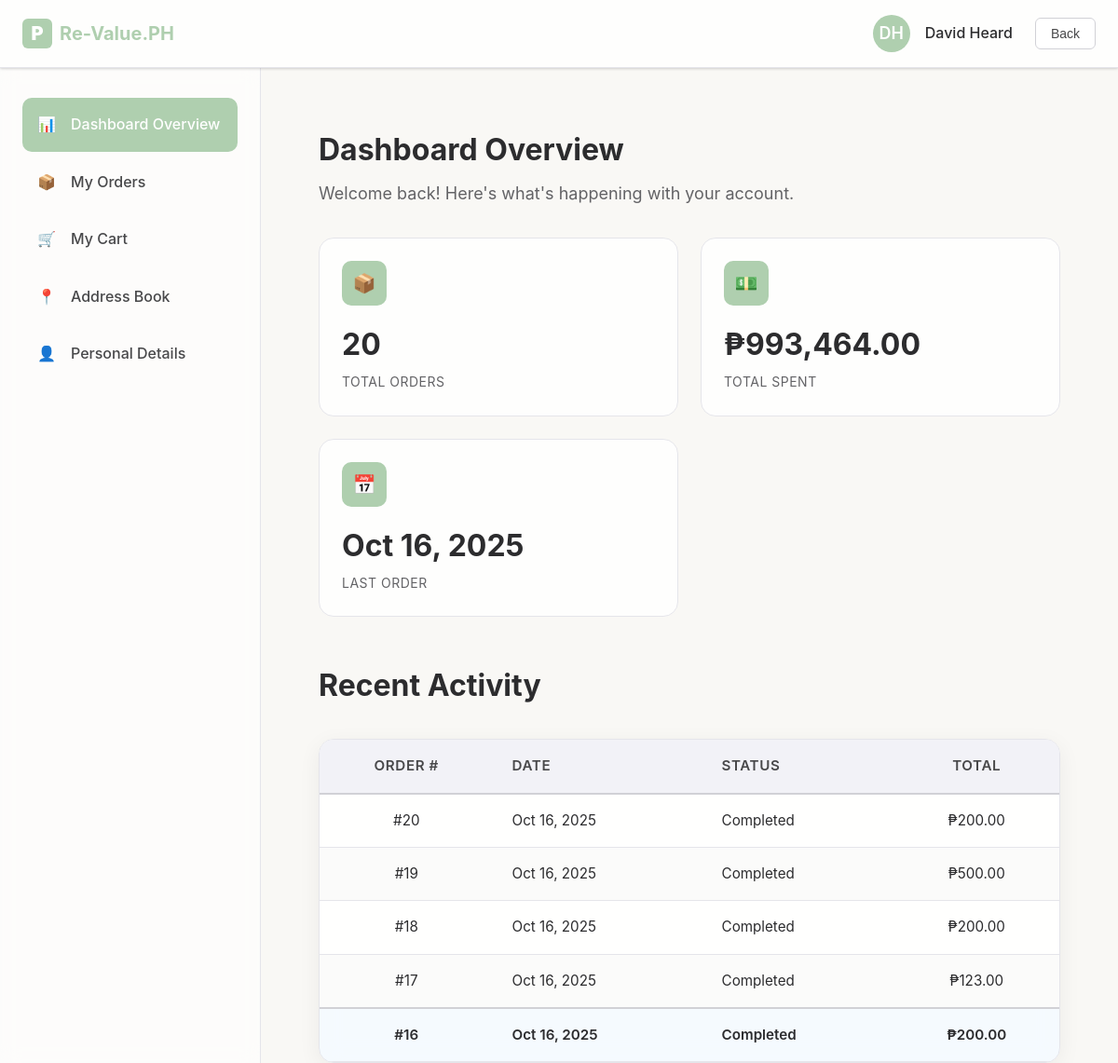
The page /userDashboard.php (signed in) on the database as committed earlier.
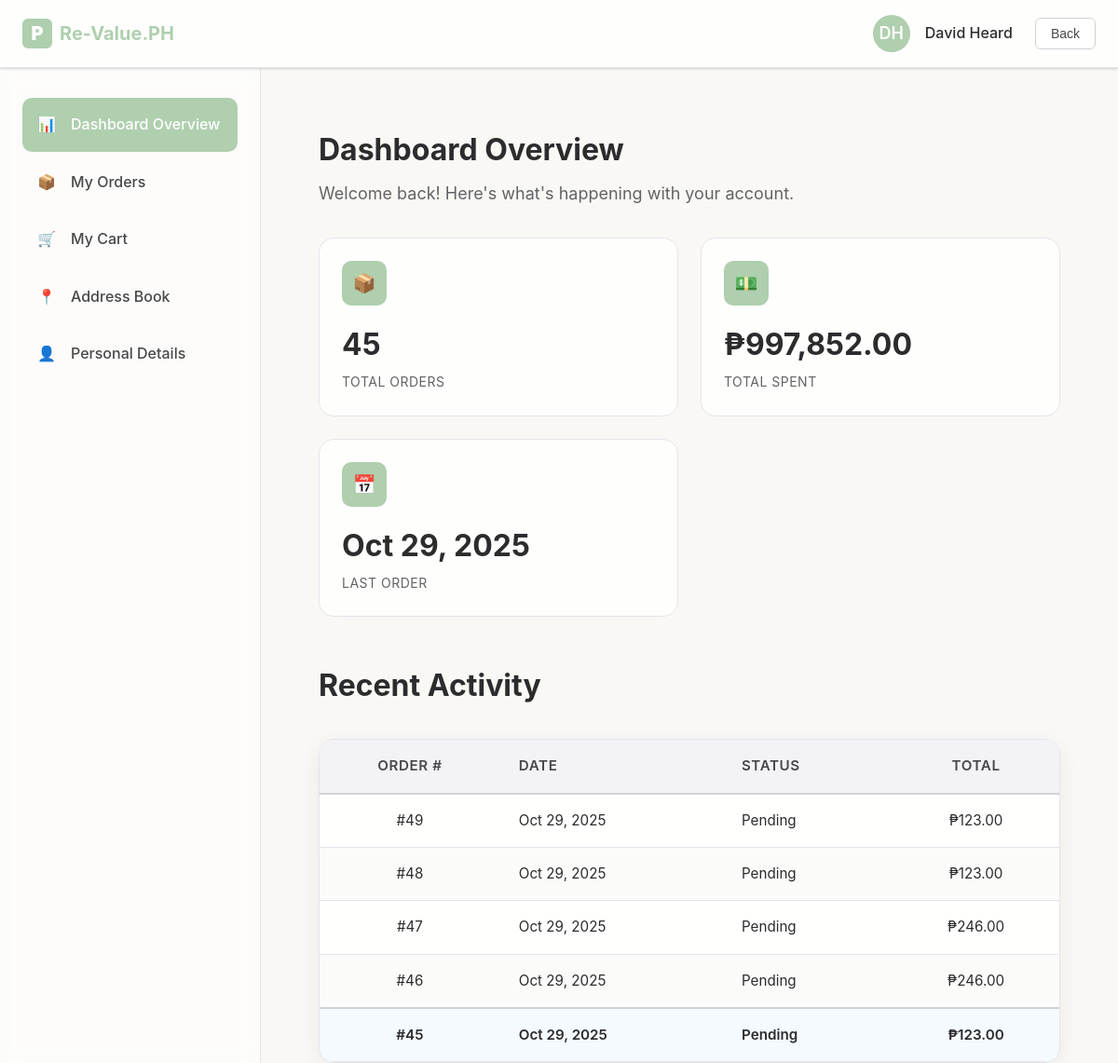
The same page on the database as committed later.
### tables this page shows
CREATE TABLE `orders` (
  `id` int(11) NOT NULL,
  `user_id` int(11) NOT NULL,
  `total_amount` decimal(10,2) NOT NULL,
  `order_date` timestamp NOT NULL DEFAULT current_timestamp(),
  `status` varchar(50) NOT NULL DEFAULT 'Pending',
  `payment_method` varchar(50) NOT NULL DEFAULT 'Cash on Delivery',
  `product_names` text NOT NULL,
  `product_images` text NOT NULL,
  `product_sizes` text NOT NULL,
  `shipping_address` varchar(255) NOT NULL
);

### userDashboard.php (the view, shortened to what this page needs)
<?php
include("db.php");
$user_id = $_SESSION['user_id'];
$stmt = $conn->prepare("SELECT COUNT(*) AS total_orders, SUM(total_amount) AS total_spent, MAX(order_date) AS last_order FROM orders WHERE user_id=?");
$stmt->bind_param("i", $user_id);
$stmt->execute();
$stats = $stmt->get_result()->fetch_assoc();
$totalOrders = $stats['total_orders'] ?? 0;
$totalSpent = $stats['total_spent'] ?? 0;
$lastOrder = $stats['last_order'] ?? "No orders yet";
$recentOrdersQuery = $conn->prepare("SELECT * FROM orders WHERE user_id=? ORDER BY order_date DESC LIMIT 5");
$recentOrdersQuery->bind_param("i", $user_id);
$recentOrdersQuery->execute();
$recentOrders = $recentOrdersQuery->get_result();
?>
<!DOCTYPE html>
<html lang="en">
  <head>
    <link rel="stylesheet" href="user.css" />
  </head>
  <body>
    <nav class="top-nav">
      <div class="nav-content">
        <div class="logo">
          <div class="logo-icon">P</div>
          <span class="sage">Re-Value.PH</span>
        </div>
        <div class="user-menu">
          <div class="user-info">
            <div class="user-avatar"><?php
        if (isset($_SESSION['full_name'])) {
            $parts = explode(" ", $_SESSION['full_name']);
            $initials = "";
            foreach ($parts as $p) {
                $initials .= strtoupper($p[0]);
            }
            echo $initials;
        } else {
            echo "G";
        }
      ?>
      </div>
    <span class="user-name">
      <?php echo isset($_SESSION['full_name']) ? htmlspecialchars($_SESSION['full_name']) : 'Guest'; ?>
    </span>
          </div>
          <button class="btn-logout" onclick="handleLogout()">Back</button>
        </div>
      </div>
    </nav>
    <div class="dashboard-container">
      <aside class="sidebar" id="sidebar">
        <nav>
          <ul class="sidebar-nav">
            <li class="nav-item">
              <a href="#" class="nav-link active" data-section="overview">
                <span class="nav-icon">📊</span>
                <span>Dashboard Overview</span>
              </a>
            </li>
            <li class="nav-item">
              <a href="#" class="nav-link" data-section="orders">
                <span class="nav-icon">📦</span>
                <span>My Orders</span>
              </a>
            </li>
            <li class="nav-item">
              <a href="#" class="nav-link" data-section="spent">
                <span class="nav-icon">🛒</span>
                <span>My Cart</span>
              </a>
            </li>
            <li class="nav-item">
              <a href="#" class="nav-link" data-section="addresses">
                <span class="nav-icon">📍</span>
                <span>Address Book</span>
              </a>
            </li>
            <li class="nav-item">
              <a href="#" class="nav-link" data-section="personal">
                <span class="nav-icon">👤</span>
                <span>Personal Details</span>
              </a>
            </li>
          </ul>
        </nav>
      </aside>
      <main class="main-content">
        <section id="overview" class="content-section active">
          <div class="section-header">
            <h1 class="section-title">Dashboard Overview</h1>
            <p class="section-subtitle">
              Welcome back! Here's what's happening with your account.
            </p>
          </div>
          <div class="stats-grid">
            <div class="stat-card">
  <div class="stat-icon">📦</div>
  <div class="stat-value"><?= $totalOrders ?></div>
  <div class="stat-label">Total Orders</div>
</div>
<div class="stat-card">
  <div class="stat-icon">💵</div>
  <div class="stat-value">₱<?= number_format($totalSpent, 2) ?></div>
  <div class="stat-label">Total Spent</div>
</div>
<div class="stat-card">
  <div class="stat-icon">📅</div>
  <div class="stat-value">
    <?= ($lastOrder !== "No orders yet") ? date("M d, Y", strtotime($lastOrder)) : $lastOrder ?>
  </div>
  <div class="stat-label">Last Order</div>
</div>
          </div>
          <div class="section-header">
            <h2 class="section-title">Recent Activity</h2>
          </div>
          <div class="table-container">
            <table class="data-table">
              <thead>
                <tr>
                  <th>Order #</th>
                  <th>Date</th>
                  <th>Status</th>
                  <th>Total</th>
                </tr>
              </thead>
              <tbody id="recentOrdersTable">
  <?php if ($recentOrders->num_rows > 0): ?>
    <?php while ($order = $recentOrders->fetch_assoc()): ?>
      <tr>
        <td>#<?= $order['id'] ?></td>
        <td><?= date("M d, Y", strtotime($order['order_date'])) ?></td>
        <td><?= htmlspecialchars($order['status']) ?></td>
        <td>₱<?= number_format($order['total_amount'], 2) ?></td>
      </tr>
    <?php endwhile; ?>
  <?php else: ?>
    <tr><td colspan="4">No recent orders.</td></tr>
  <?php endif; ?>
</tbody>
            </table>
          </div>
        </section>
      </main>
    </div>
  </body>
</html>

Rows that differ between the two databases and show on the page:
no longer on this page (row edited): orders: id "20", order_date "Oct 16, 2025", status "Completed", total_amount "200.00"
no longer on this page (row edited): orders: id "19", order_date "Oct 16, 2025", status "Completed", total_amount "500.00"
no longer on this page (row edited): orders: id "18", order_date "Oct 16, 2025", status "Completed", total_amount "200.00"
no longer on this page (row edited): orders: id "17", order_date "Oct 16, 2025", status "Completed", total_amount "123.00"
no longer on this page (row edited): orders: id "16", order_date "Oct 16, 2025", status "Completed", total_amount "200.00"
added orders: id "49", order_date "Oct 29, 2025", status "Pending", total_amount "123.00"
added orders: id "48", order_date "Oct 29, 2025", status "Pending", total_amount "123.00"
added orders: id "47", order_date "Oct 29, 2025", status "Pending", total_amount "246.00"
added orders: id "46", order_date "Oct 29, 2025", status "Pending", total_amount "246.00"
added orders: id "45", order_date "Oct 29, 2025", status "Pending", total_amount "123.00"
Other text that changed with them:
$totalOrders: "20" → "45"
$totalSpent: "993,464.00" → "997,852.00"
date("M d, Y", strtotime($lastOrder)): "Oct 16, 2025" → "Oct 29, 2025"
